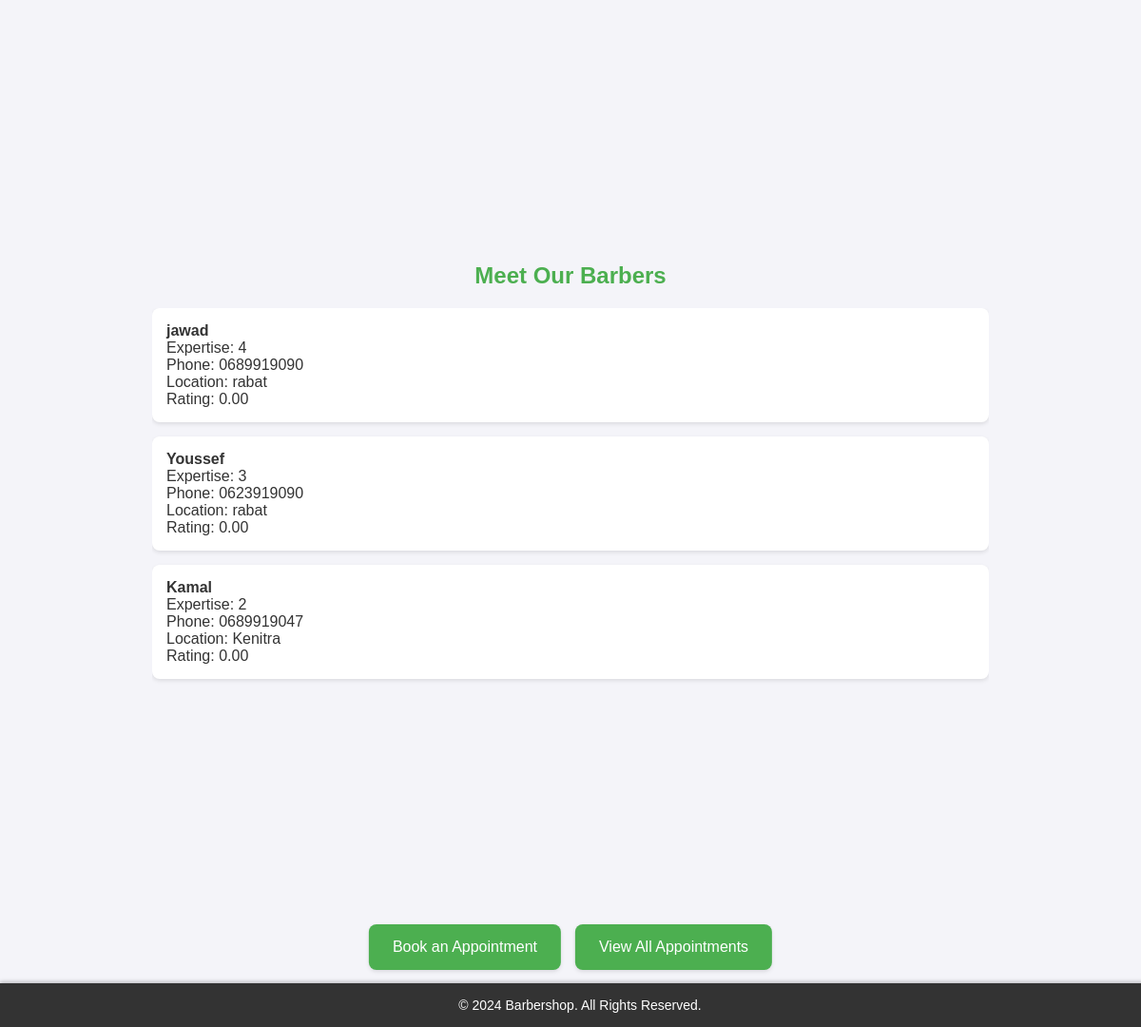
The page / on the database its author committed.
### appointments/models.py (models this page shows, shortened)
class Barber(models.Model):
    name = models.CharField(max_length=100)
    expertise = models.CharField(max_length=200, blank=True)
    phone_number = models.CharField(max_length=15, blank=True)  # Optional
    location = models.CharField(max_length=255, blank=True)      # Optional
    rating = models.DecimalField(max_digits=3, decimal_places=2, default=0.00)

### appointments/views.py (the view)
# urls.py: path('', views.index, name='index'),
def index(request):
    barbers = Barber.objects.all()
    context = {
        'barbers': barbers,
        'year': datetime.now().year,
    }
    return render(request, 'appointments/index.html', context)

### appointments/templates/appointments/index.html (shortened to what this page needs)
{% extends "base.html" %}
{% load static %}
{% block cssfiles %}
<link rel="stylesheet" href="{% static 'appointments/styles.css' %}">
{% endblock  %}
{% block content %}
<div class="barbers-container">
    <h2>Meet Our Barbers</h2>
    <ul class="barbers-list">
        {% for barber in barbers %}
            <li class="barber-card">
                <strong>{{ barber.name }}</strong><br>
                Expertise: {{ barber.expertise }}<br>
                Phone: {{ barber.phone_number }}<br>
                Location: {{ barber.location }}<br>
                Rating: {{ barber.rating }}
            </li>
        {% endfor %}
    </ul>
</div>
<div class="buttons-container">
    <a href="{% url 'book_appointment' %}" class="book-button">Book an Appointment</a>
    <a href="{% url 'all_appointments' %}" class="appointments-button">View All Appointments</a>
</div>
{% endblock %}

### static/base.css (style rules this page uses)
body { font-family: Arial, sans-serif; margin: 0; padding: 0; background-color: #f4f4f9; color: #333; display: flex; flex-direction: column; height: 100vh; }

### appointments/static/appointments/styles.css (style rules this page uses)
.barbers-container { flex-grow: 1; padding: 40px; margin-bottom: 100px; }
.barbers-container h2 { text-align: center; color: #4CAF50; margin-bottom: 20px; }
.barbers-list { list-style: none; padding: 0; margin: 0; max-height: 400px; overflow-y: auto; }
.barber-card { background-color: #fff; margin-bottom: 15px; padding: 15px; border-radius: 8px; box-shadow: 0 2px 4px rgba(0, 0, 0, 0.1); }
.buttons-container { position: fixed; bottom: 60px; left: 50%; transform: translateX(-50%); display: flex; gap: 15px; z-index: 10; }
.book-button, .appointments-button { background-color: #4CAF50; color: white; text-align: center; text-decoration: none; padding: 15px 25px; border-radius: 8px; box-shadow: 0 2px 4px rgba(0, 0, 0, 0.1); font-size: 16px; }

### rows shown on the page
Barber: name "jawad", expertise "4", phone_number "0689919090", location "rabat", rating "0.00"
Barber: name "Youssef", expertise "3", phone_number "0623919090", location "rabat", rating "0.00"
Barber: name "Kamal", expertise "2", phone_number "0689919047", location "Kenitra", rating "0.00"
